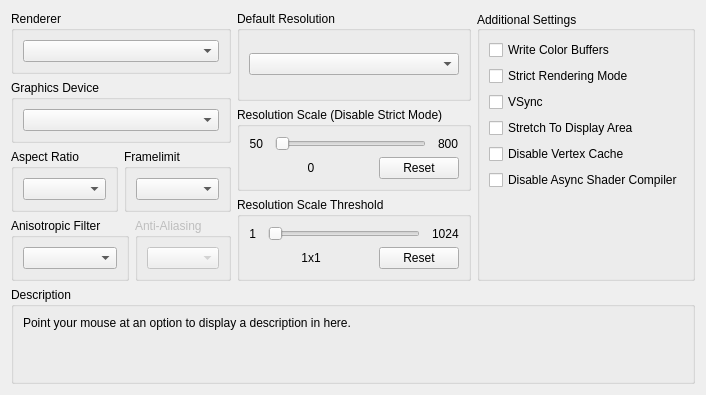
     <widget class="QWidget" name="gpuTab">
      <attribute name="title">
       <string>GPU</string>
      </attribute>
      <layout class="QVBoxLayout" name="verticalLayout_61">
       <item>
        <layout class="QHBoxLayout" name="horizontalLayout_4" stretch="1,1,1">
         <item>
          <layout class="QVBoxLayout" name="verticalLayout_7">
           <item>
            <widget class="QGroupBox" name="gb_renderer">
             <property name="title">
              <string>Renderer</string>
             </property>
             <layout class="QVBoxLayout" name="verticalLayout_19">
              <item>
               <widget class="QComboBox" name="renderBox"/>
              </item>
             </layout>
            </widget>
           </item>
           <item>
            <widget class="QGroupBox" name="gb_graphicsAdapter">
             <property name="title">
              <string>Graphics Device</string>
             </property>
             <layout class="QVBoxLayout" name="verticalLayout_18">
              <item>
               <widget class="QComboBox" name="graphicsAdapterBox"/>
              </item>
             </layout>
            </widget>
           </item>
           <item>
            <layout class="QHBoxLayout" name="horizontalLayout_3" stretch="1,1">
             <item>
              <widget class="QGroupBox" name="gb_aspectRatio">
               <property name="title">
                <string>Aspect Ratio</string>
               </property>
               <layout class="QVBoxLayout" name="verticalLayout_14">
                <item>
                 <widget class="QComboBox" name="aspectBox"/>
                </item>
               </layout>
              </widget>
             </item>
             <item>
              <widget class="QGroupBox" name="gb_frameLimit">
               <property name="title">
                <string>Framelimit</string>
               </property>
               <layout class="QVBoxLayout" name="verticalLayout_15">
                <item>
                 <widget class="QComboBox" name="frameLimitBox"/>
                </item>
               </layout>
              </widget>
             </item>
            </layout>
           </item>
           <item>
            <widget class="QWidget" name="widget" native="true">
             <layout class="QHBoxLayout" name="horizontalLayout_22" stretch="1,1">
              <property name="leftMargin">
               <number>0</number>
              </property>
              <property name="topMargin">
               <number>0</number>
              </property>
              <property name="rightMargin">
               <number>0</number>
              </property>
              <property name="bottomMargin">
               <number>0</number>
              </property>
              <item>
               <widget class="QGroupBox" name="gb_anisotropicFilter">
                <property name="title">
                 <string>Anisotropic Filter</string>
                </property>
                <layout class="QVBoxLayout" name="verticalLayout_54">
                 <item>
                  <widget class="QComboBox" name="anisotropicFilterOverride"/>
                 </item>
                </layout>
               </widget>
              </item>
              <item>
               <widget class="QGroupBox" name="gb_antiAliasing">
                <property name="enabled">
                 <bool>false</bool>
                </property>
                <property name="title">
                 <string>Anti-Aliasing</string>
                </property>
                <layout class="QVBoxLayout" name="verticalLayout_56">
                 <item>
                  <widget class="QComboBox" name="antiAliasing"/>
                 </item>
                </layout>
               </widget>
              </item>
             </layout>
            </widget>
           </item>
          </layout>
         </item>
         <item>
          <layout class="QVBoxLayout" name="verticalLayout_21">
           <item>
            <widget class="QGroupBox" name="gb_default_resolution">
             <property name="title">
              <string>Default Resolution</string>
             </property>
             <layout class="QVBoxLayout" name="verticalLayout_22">
              <item>
               <widget class="QComboBox" name="resBox"/>
              </item>
             </layout>
            </widget>
           </item>
           <item>
            <layout class="QVBoxLayout" name="verticalLayout_59">
             <property name="spacing">
              <number>6</number>
             </property>
             <property name="leftMargin">
              <number>0</number>
             </property>
             <item>
              <widget class="QGroupBox" name="gb_resolutionScale">
               <property name="title">
                <string>Resolution Scale (Disable Strict Mode)</string>
               </property>
               <layout class="QVBoxLayout" name="verticalLayout_29">
                <item>
                 <widget class="QWidget" name="widget_9" native="true">
                  <layout class="QHBoxLayout" name="horizontalLayout_23" stretch="0,1,0">
                   <property name="spacing">
                    <number>12</number>
                   </property>
                   <property name="leftMargin">
                    <number>0</number>
                   </property>
                   <property name="topMargin">
                    <number>0</number>
                   </property>
                   <property name="rightMargin">
                    <number>0</number>
                   </property>
                   <property name="bottomMargin">
                    <number>0</number>
                   </property>
                   <item>
                    <widget class="QLabel" name="resolutionScaleMin">
                     <property name="text">
                      <string>50</string>
                     </property>
                     <property name="alignment">
                      <set>Qt::AlignRight|Qt::AlignTrailing|Qt::AlignVCenter</set>
                     </property>
                    </widget>
                   </item>
                   <item>
                    <widget class="QSlider" name="resolutionScale">
                     <property name="orientation">
                      <enum>Qt::Horizontal</enum>
                     </property>
                    </widget>
                   </item>
                   <item>
                    <widget class="QLabel" name="resolutionScaleMax">
                     <property name="text">
                      <string>800</string>
                     </property>
                    </widget>
                   </item>
                  </layout>
                 </widget>
                </item>
                <item>
                 <layout class="QHBoxLayout" name="horizontalLayout_25" stretch="1,0">
                  <item>
                   <widget class="QLabel" name="resolutionScaleVal">
                    <property name="text">
                     <string>0</string>
                    </property>
                    <property name="alignment">
                     <set>Qt::AlignCenter</set>
                    </property>
                   </widget>
                  </item>
                  <item>
                   <widget class="QPushButton" name="resolutionScaleReset">
                    <property name="text">
                     <string>Reset</string>
                    </property>
                   </widget>
                  </item>
                 </layout>
                </item>
               </layout>
              </widget>
             </item>
             <item>
              <widget class="QGroupBox" name="gb_minimumScalableDimension">
               <property name="title">
                <string>Resolution Scale Threshold</string>
               </property>
               <layout class="QVBoxLayout" name="verticalLayout_57">
                <item>
                 <layout class="QHBoxLayout" name="horizontalLayout_24" stretch="0,1,0">
                  <property name="spacing">
                   <number>12</number>
                  </property>
                  <item>
                   <widget class="QLabel" name="minimumScalableDimensionMin">
                    <property name="text">
                     <string>1</string>
                    </property>
                    <property name="alignment">
                     <set>Qt::AlignRight|Qt::AlignTrailing|Qt::AlignVCenter</set>
                    </property>
                   </widget>
                  </item>
                  <item>
                   <widget class="QSlider" name="minimumScalableDimension">
                    <property name="orientation">
                     <enum>Qt::Horizontal</enum>
                    </property>
                   </widget>
                  </item>
                  <item>
                   <widget class="QLabel" name="minimumScalableDimensionMax">
                    <property name="text">
                     <string>1024</string>
                    </property>
                   </widget>
                  </item>
                 </layout>
                </item>
                <item>
                 <layout class="QHBoxLayout" name="horizontalLayout_26" stretch="1,0">
                  <item>
                   <widget class="QLabel" name="minimumScalableDimensionVal">
                    <property name="text">
                     <string>1x1</string>
                    </property>
                    <property name="alignment">
                     <set>Qt::AlignCenter</set>
                    </property>
                   </widget>
                  </item>
                  <item>
                   <widget class="QPushButton" name="minimumScalableDimensionReset">
                    <property name="text">
                     <string>Reset</string>
                    </property>
                   </widget>
                  </item>
                 </layout>
                </item>
               </layout>
              </widget>
             </item>
            </layout>
           </item>
          </layout>
         </item>
         <item>
          <widget class="QGroupBox" name="groupBox_46">
           <property name="sizePolicy">
            <sizepolicy hsizetype="Preferred" vsizetype="Preferred">
             <horstretch>0</horstretch>
             <verstretch>0</verstretch>
            </sizepolicy>
           </property>
           <property name="title">
            <string>Additional Settings</string>
           </property>
           <property name="alignment">
            <set>Qt::AlignLeading|Qt::AlignLeft|Qt::AlignVCenter</set>
           </property>
           <layout class="QVBoxLayout" name="verticalLayout_16">
            <item>
             <widget class="QCheckBox" name="dumpColor">
              <property name="text">
               <string>Write Color Buffers</string>
              </property>
             </widget>
            </item>
            <item>
             <widget class="QCheckBox" name="scrictModeRendering">
              <property name="text">
               <string>Strict Rendering Mode</string>
              </property>
             </widget>
            </item>
            <item>
             <widget class="QCheckBox" name="vsync">
              <property name="text">
               <string>VSync</string>
              </property>
             </widget>
            </item>
            <item>
             <widget class="QCheckBox" name="stretchToDisplayArea">
              <property name="text">
               <string>Stretch To Display Area</string>
              </property>
             </widget>
            </item>
            <item>
             <widget class="QCheckBox" name="disableVertexCache">
              <property name="text">
               <string>Disable Vertex Cache</string>
              </property>
             </widget>
            </item>
            <item>
             <widget class="QCheckBox" name="disableAsyncShaders">
              <property name="text">
               <string>Disable Async Shader Compiler</string>
              </property>
             </widget>
            </item>
            <item>
             <spacer name="verticalSpacer_12">
              <property name="orientation">
               <enum>Qt::Vertical</enum>
              </property>
              <property name="sizeType">
               <enum>QSizePolicy::MinimumExpanding</enum>
              </property>
              <property name="sizeHint" stdset="0">
               <size>
                <width>0</width>
                <height>0</height>
               </size>
              </property>
             </spacer>
            </item>
           </layout>
          </widget>
         </item>
        </layout>
       </item>
       <item>
        <spacer name="verticalSpacer_3">
         <property name="orientation">
          <enum>Qt::Vertical</enum>
         </property>
         <property name="sizeType">
          <enum>QSizePolicy::MinimumExpanding</enum>
         </property>
         <property name="sizeHint" stdset="0">
          <size>
           <width>0</width>
           <height>0</height>
          </size>
         </property>
        </spacer>
       </item>
       <item>
        <widget class="QGroupBox" name="groupBox_47">
         <property name="title">
          <string>Description</string>
         </property>
         <layout class="QHBoxLayout" name="horizontalLayout_5">
          <item>
           <widget class="QLabel" name="description_gpu">
            <property name="text">
             <string>Point your mouse at an option to display a description in here.


</string>
            </property>
            <property name="textFormat">
             <enum>Qt::PlainText</enum>
            </property>
            <property name="alignment">
             <set>Qt::AlignLeading|Qt::AlignLeft|Qt::AlignTop</set>
            </property>
            <property name="wordWrap">
             <bool>true</bool>
            </property>
           </widget>
          </item>
         </layout>
        </widget>
       </item>
      </layout>
     </widget>
